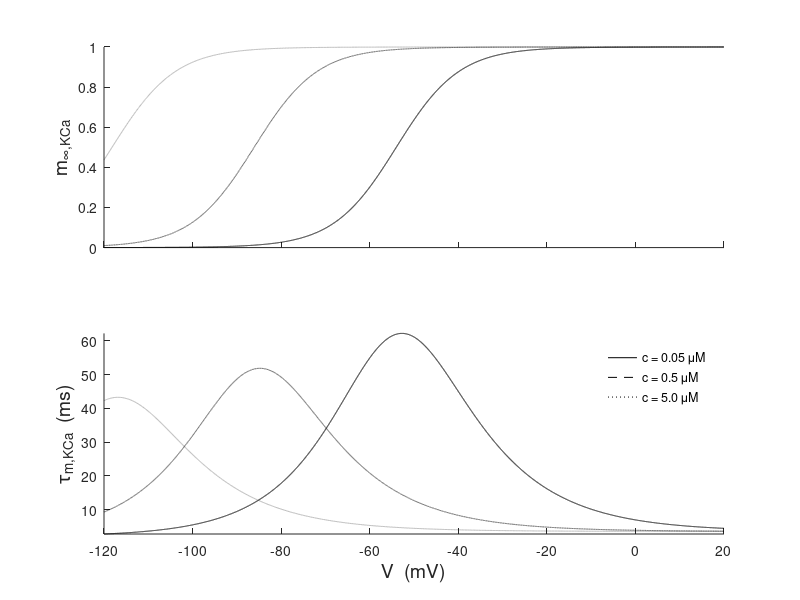

Here is the MATLAB script that generated this plot:

%
% gKCa.m
%
% Gabbiani & Cox, Mathematics for Neuroscientists
%
% plot the K,Ca functionals
%

function gKCa

v = -120:.01:20;
c = .05;
lint = {'-','--',':'};

figure(3)
for j=1:3,
    c = 10*c;
    a = amKCa(v,c); b = bmKCa(v,c);
    KCatau = 1./(a+b);
    KCainf = a.*KCatau;
    subplot(2,1,1)
    plot(v,KCainf,lint{j},'color','k')
    set(gca,'xticklabel',[])
    hold on
    box off
    subplot(2,1,2)
    plot(v,KCatau,lint{j},'color','k')
    hold on
    box off
end
axis tight
xlabel('V  (mV)','fontsize',14)
ylabel('\tau_{m,KCa}  (ms)','fontsize',14)
legend('c = 0.05 \muM','c = 0.5 \muM', 'c = 5.0 \muM')
legend boxoff
hold off
box off
subplot(2,1,1)
ylabel('m_{\infty,KCa}','fontsize',14)
box off
return

function val = amKCa(v,c)
VT = 25.8;
val = 0.28*c./(c+.48*exp(-1.7*v/VT));

function val = bmKCa(v,c)
VT = 25.8;
val = 0.48./(1+(c/.13e-3).*exp(2*v/VT));


  
